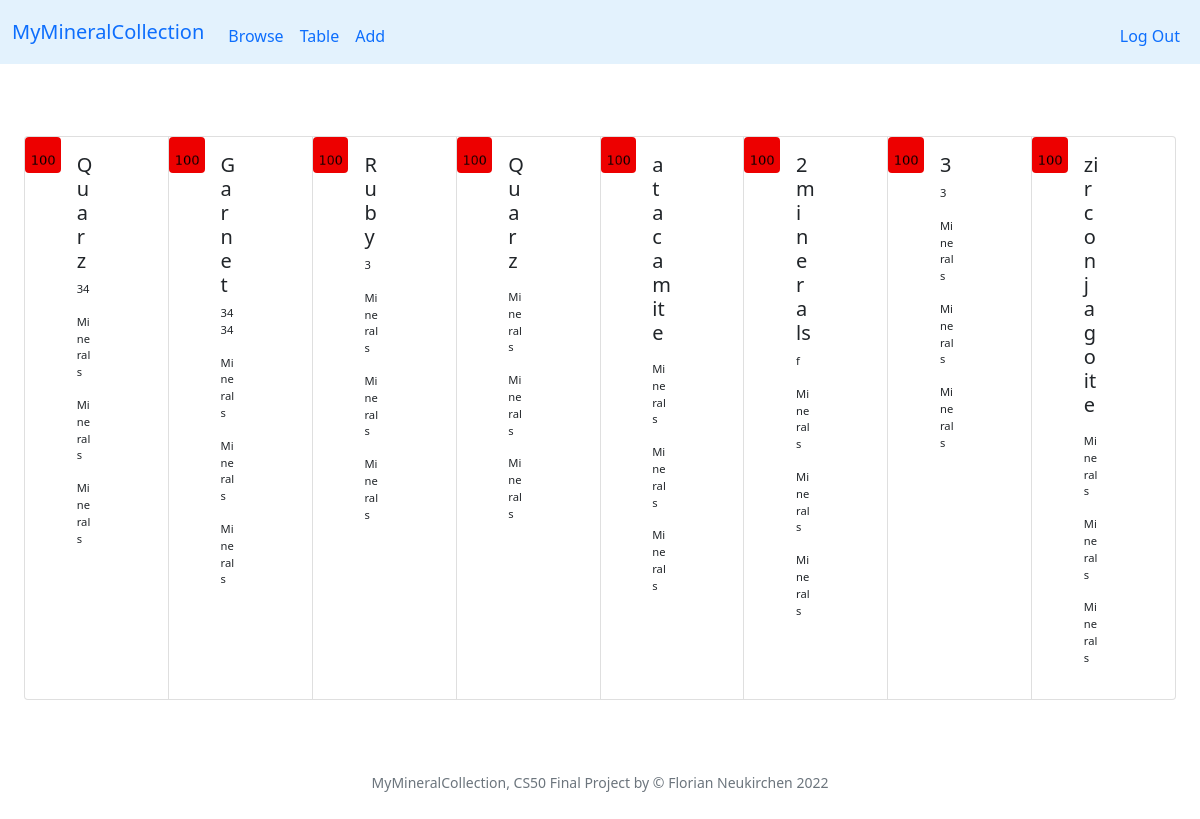
Before: / (signed in) with the older database file.
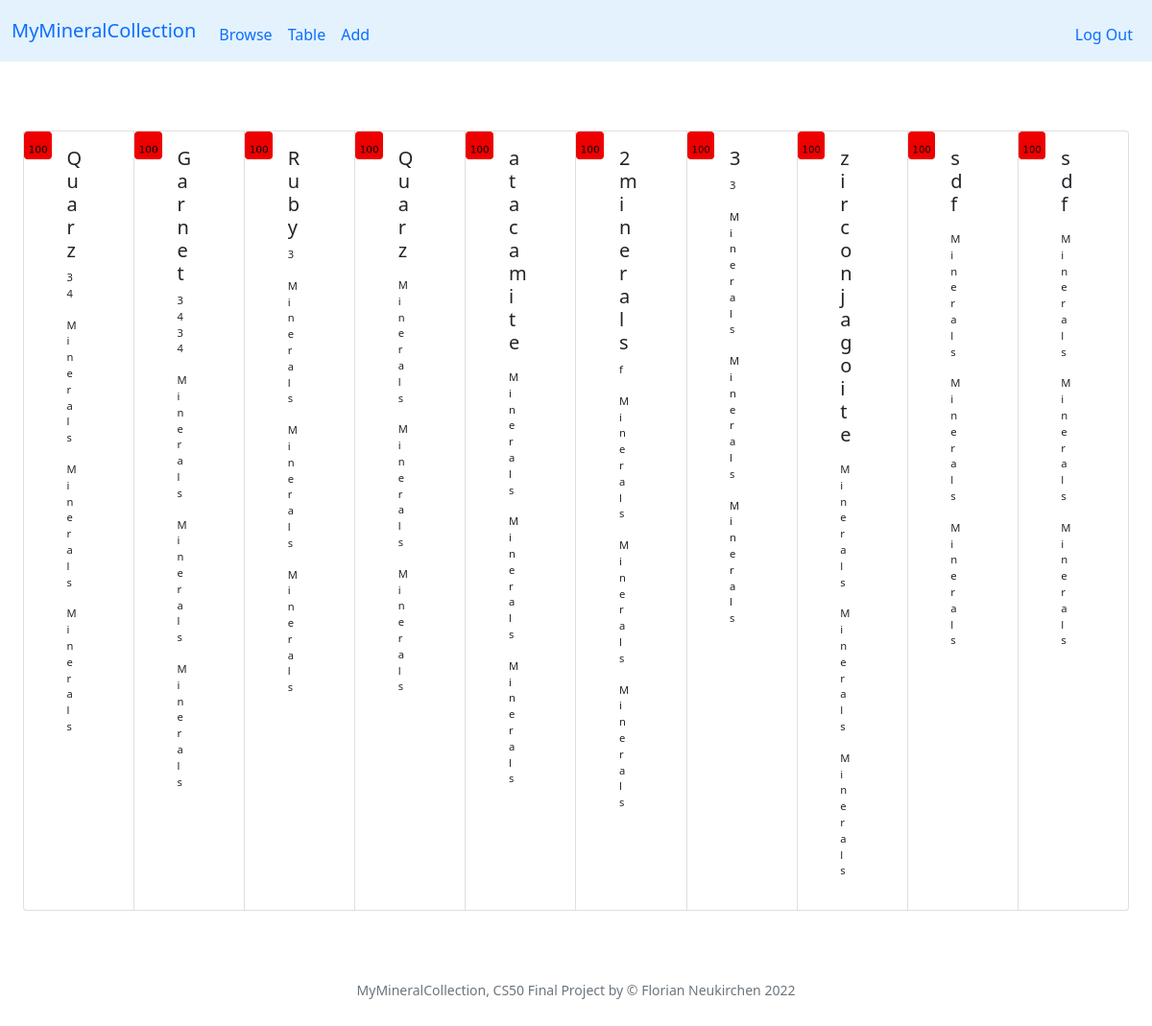
After: the same page with the newer database file.
### tables this page shows
CREATE TABLE specimen (id INTEGER PRIMARY KEY AUTOINCREMENT NOT NULL, user_id INTEGER NOT NULL, my_id TEXT, title TEXT, locality TEXT, day INTEGER, month INTEGER, year INTEGER, storage TEXT, timestamp TEXT, thumbnail TEXT);

### app.py (the view)
@app.route("/")
@login_required
def index():
    rows = db.execute("SELECT * FROM specimen WHERE user_id = ?", session["user_id"])
    return render_template("browse.html", rows=rows)

### app.py (called while the page is built)
@app.after_request
def after_request(response):
    response.headers["Cache-Control"] = "no-cache, no-store, must-revalidate"
    response.headers["Expires"] = 0
    response.headers["Pragma"] = "no-cache"
    return response

### helpers.py (called while the page is built)
def login_required(f):
    @wraps(f)
    def decorated_function(*args, **kwargs):
        if session.get("user_id") is None:
            return redirect("/login")
        return f(*args, **kwargs)
    return decorated_function

### templates/browse.html (shortened to what this page needs)
{% extends "layout.html" %}
{% block main %}
<div class="container-fluid py-4 text-center">
    <div class="card-group">
        {% for row in rows %}
        <div class="card md-7" >
            <div class="row g-0">
              <div class="col-md-3">
                <img src="static/100.png" class="img-fluid rounded" alt="...">
              </div>
              <div class="col-md-4">
                <div class="card-body text-start card-smaller">
                    <h5 class="card-title">{{ row['title'] }}</h5>
                    <p class="card-text">{{ row['my_id'] }}</p>
                    <p class="card-text">Minerals</p>
                    <p class="card-text">Minerals</p>
                    <p class="card-text">Minerals</p>
                </div>
              </div>
            </div>
          </div>
        {% endfor %}
    </div>
</div>
{% endblock %}

Changed rows visible on the page:
added specimen: title "sdf"
added specimen: title "sdf"
